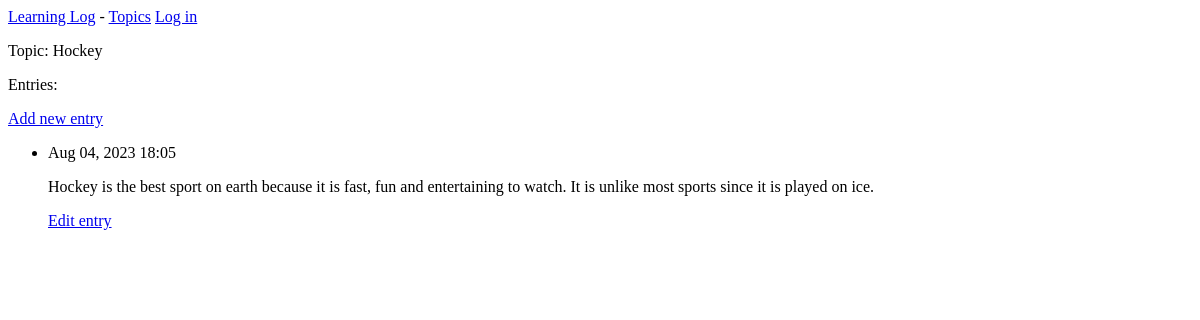
Before: /topics/3/ with the older database file.
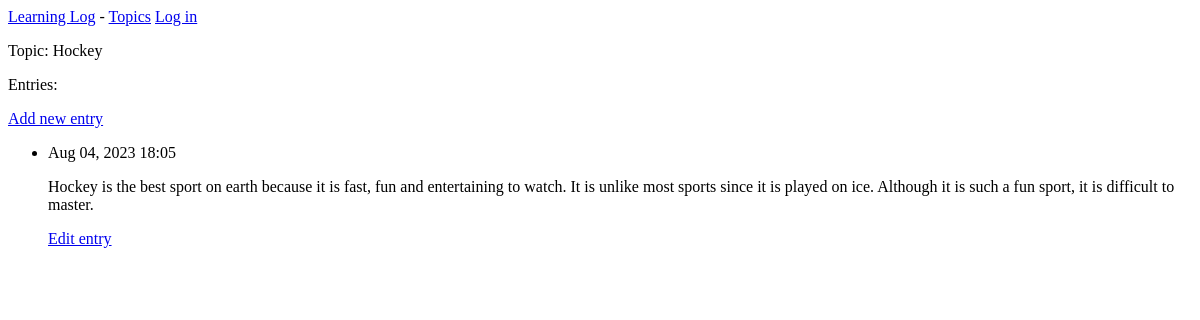
After: the same page with the newer database file.
### learning_logs/models.py (models this page shows, shortened)
class Topic(models.Model):
    text = models.CharField(max_length=200)
    date_added = models.DateTimeField(auto_now_add=True)
    def __str__(self):
        return self.text

class Entry(models.Model):
    topic = models.ForeignKey(Topic, on_delete=models.CASCADE)
    text = models.TextField()
    date_added = models.DateTimeField(auto_now_add=True)
    class Meta:
        verbose_name_plural = 'entries'

### learning_logs/views.py (the view)
# urls.py: path('topics/<int:topic_id>/', views.topic, name='topic'),
def topic(request, topic_id):
    topic = Topic.objects.get(id=topic_id)
    entries = topic.entry_set.order_by('-date_added')
    context = {'topic': topic, 'entries': entries}
    return render(request, 'learning_logs/topic.html', context)

### learning_logs/templates/learning_logs/topic.html
{% extends 'learning_logs/base.html' %}
{% block content %}
  <p>Topic: {{ topic }}</p>
  <p>Entries:</p>
  <p>
    <a href="{% url 'learning_logs:new_entry' topic.id %}">Add new entry</a>
  </p>
  <ul>
    {% for entry in entries %}
      <li>
        <p>{{ entry.date_added|date:'M d, Y H:i' }}</p>
        <p>{{ entry.text|linebreaks }}</p>
        <p>
          <a href="{% url 'learning_logs:edit_entry' entry.id %}">
            Edit entry</a></p>
      </li>
    {% empty %}
      <li>There are no entries for this topic yet.</li>
    {% endfor %}
  </ul>
{% endblock content %}

### learning_logs/templates/learning_logs/base.html
<p>
  <a href="{% url 'learning_logs:index' %}">Learning Log</a> -
  <a href="{% url 'learning_logs:topics' %}">Topics</a>
  {% if user.is_authenticated %}
    Hello, {{ user.username }}
  {% else %}
    <a href="{% url 'accounts:login' %}">Log in</a>
  {% endif %}
</p>
{% block content %}{% endblock content %}

Changed rows visible on the page:
changed Entry: text "Hockey is the best sport on earth because it is fast, fun and entertaining to watch. It is unlike most sports since it is played on ice." → "…is played on ice. Although it is such a fun sport, it is difficult to master."
